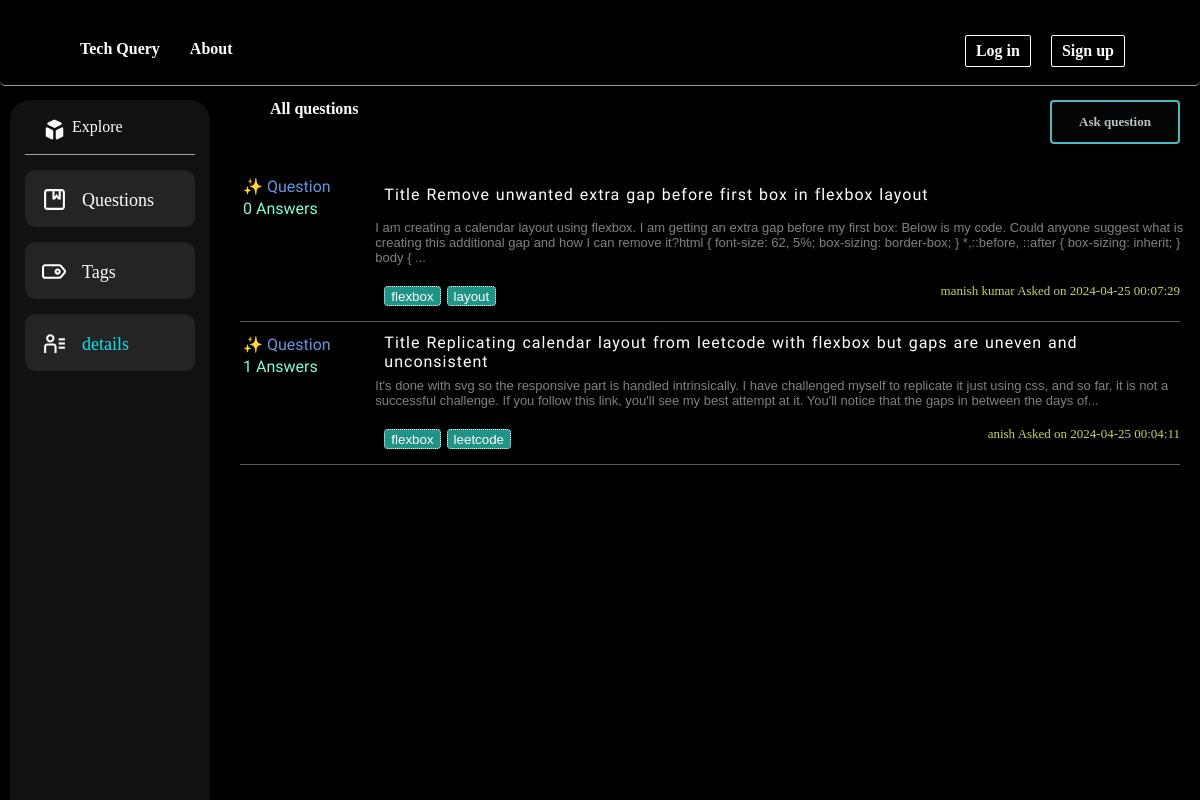
/getStarted.php, run on the app's committed database.
### tables this page shows
CREATE TABLE `questions` (
  `questionid` varchar(20) NOT NULL,
  `user_id` int(11) NOT NULL,
  `title` varchar(255) NOT NULL,
  `description` text NOT NULL,
  `qimage` varchar(500) NOT NULL,
  `questioneddate` datetime NOT NULL DEFAULT current_timestamp()
);

CREATE TABLE `users` (
  `user_id` int(11) NOT NULL,
  `username` varchar(50) NOT NULL,
  `u_email` varchar(100) NOT NULL,
  `password` varchar(255) NOT NULL,
  `joindate` date NOT NULL DEFAULT current_timestamp()
);

### app/Main.php (called while the page is built, shortened)
<?php
class Main
{
    public function __construct()
    {
        try {
            $this->conn = new PDO(DB_TYPE . ":host=" . DB_SERVER . ";dbname=" . DB_DATABASE, DB_USER, DB_PASSWORD);
        } catch (PDOException $e) {
            echo '<h3>Database Not Connected</h3>', '<p>Please Check database connection before running this site ...</p>';
            exit;
        }
    }
}
?>

### config.php (called while the page is built, shortened)
<?php
require_once 'app/Main.php';
require_once 'app/Admin.php';
$admin = new Admin();

### app/Admin.php (called while the page is built, shortened)
<?php
class Admin extends Main
{
	public function ret($stmt)
	{
		$stmt = $this->conn->prepare($stmt);
		$stmt->execute();
		return $stmt;
	}
}
?>

### getStarted.php (the view, shortened to what this page needs)
<?php
function limitWords($string, $word_limit)
{
    $words = explode(" ", $string);
    return implode(" ", array_slice($words, 0, $word_limit)) . (count($words) > $word_limit ? "..." : "");
}
?>
<!DOCTYPE html>
<html lang="en">
<head>
    <link rel="stylesheet" href="css/header.css">
    <link rel="stylesheet" href="css/getStarted.css">
    <link rel="stylesheet" href="css/sidebar.css">
</head>
<body>
    <div class="fixed">
        <?php include "includes/header.php"; ?>
    </div>
    <?php include "includes/sidebar.php"; ?>
    <div style="padding-top:60px ;">
        <div class="content">
            <h4>All questions</h4>
            <?php if (isset($row['user_id'])): ?>
                <a href="askquestion.php" class="btn">Ask question</a>
            <?php else: ?>
                <a href="" class="btn">Ask question</a>
            <?php endif; ?>
        </div>
    </div>
    <?php
    $stmt = $admin->ret("SELECT q.questionid, q.title, q.description AS `desc`, q.questioneddate, u.username AS username, GROUP_CONCAT(t.tagname SEPARATOR ',') AS tags
            FROM questions AS q
            JOIN questiontag AS qt ON q.questionid = qt.questionid
            JOIN tags AS t ON qt.tagid = t.tagid
            JOIN users AS u ON q.user_id = u.user_id
            GROUP BY q.questionid
            ORDER BY q.questioneddate DESC");
    if ($stmt) {
        while ($row = $stmt->fetch(PDO::FETCH_ASSOC)) {
            $stma = $admin->ret("SELECT COUNT(*) AS answer_count
                                FROM `answers`
                                WHERE `questionid` = '{$row['questionid']}'");
            $acount = $stma->fetch(PDO::FETCH_ASSOC)['answer_count'];
            ?>
            <div class="card">
                <div class="cardsec1">
                    <p style="margin: 3px;color: #6696de;">✨ Question </p>
                    <p style="margin: 3px;color: aquamarine;"><?php echo $acount ?> Answers</p>
                </div>
                <div class="cardsec2">
                    <div style="word-spacing: 1px;letter-spacing: 1px;display:flex;"><a
                            href="preview.php?question_id=<?php echo $row['questionid']; ?>&qusername=<?php echo $row['username']; ?>"
                            style="margin:3px;">Title <?php echo $row['title']; ?></a>
                    </div>
                    <div
                        style="width:100%;font-size: small; color: gray;font-family:'Lucida Sans', 'Lucida Sans Regular', 'Lucida Grande', 'Lucida Sans Unicode', Geneva, Verdana, sans-serif;">
                        <?php echo limitWords($row['desc'], 50); ?>
                    </div>
                    <div class="btnasked">
                        <div>
                            <?php
                            $tags = explode(',', $row['tags']);
                            foreach ($tags as $tag) {
                                echo '<button class="tagbtn">' . $tag . '</button>';
                            }
                            ?>
                        </div>
                        <div class="qasked"><?php echo $row['username']; ?> Asked on <?php echo $row['questioneddate']; ?>
                        </div>
                    </div>
                </div>
            </div>
            <?php
        }
    } else {
        echo "No questions found.";
    }
    ?>
</body>
</html>

### includes/header.php (shortened to what this page needs)
<?php
include 'config.php';
?>
<header>
    <div>
        <div>Tech Query</div>
        <div>About</div>
    </div>
    <div>
        <?php if (isset($row['user_id'])): ?>
            <a href="userProfile.php"><?php echo $row['username']; ?></a>
            <a href="controller/u_logout.php" class="logBtn">Log Out</a>
        <?php else: ?>
            <a href="login.php" class="logBtn">Log in</a>
            <a href="signup.php" class="logBtn">Sign up</a>
        <?php endif; ?>
    </div>
</header>

### includes/sidebar.php (shortened to what this page needs)
<div class="sidebar ">
    <div class="sidehead">
        <p>
            Explore
        </p>
    </div>
    <div class="sidecon">
        <a href="getStarted.php">Questions</a>
    </div>
    <div class="sidecon">
        <a href="tagsPage.php">Tags</a>
    </div>
    <div class="sidecon">
        <a href="userProfile.php" style="color:rgb(8, 226, 238);">details</a>
    </div>
</div>

### css/header.css (style rules this page uses)
header { display: flex; justify-content: space-between; z-index: 9999; font-weight: 600; border-radius: 5px; background-color: transparent; border-bottom: solid 1px rgba(250, 250, 250, 0.622); border-width: thin; padding: 10px 50px; height: 65px; backdrop-filter: brightness(110%) blur(6px); }
.fixed { position: fixed; width: 100%; }
body { margin: 0; padding: 0; background-color: #000000; font-family: "Shadows Into Light Two", cursive; }
.logBtn { background-color: transparent; color: rgb(252, 252, 252); border-radius: 2px; border: solid 1px white; cursor: cell; transition: 1s; }
div a { display: flex; justify-content: center; align-items: center; margin: 10px; padding: 10px; height: 10px; text-decoration: inherit; color: inherit; }
header div { display: flex; padding: 15px; }

### css/getStarted.css (style rules this page uses)
body { color: white; }
.content { margin-left: 250px; padding: 20px; display: flex; justify-content: space-between; margin-top: 20px; }
.btn { align-items: center; background-color: #040505; border: 2px solid rgba(97, 224, 238, 0.821); border-radius: .25rem; box-shadow: rgba(0, 0, 0, 0.02) 0 1px 3px 0; box-sizing: border-box; color: rgba(217, 228, 230, 0.85); cursor: pointer; display: inline-flex; font-size: 13px; font-weight: 600; justify-content: center; line-height: 1.25; margin: 0; height: 15px; padding: 20px; position: relative; text-decoration: none; transition: all 250ms; user-select: none; -webkit-user-select: none; touch-action: manipulation; vertical-align: baseline; width: 130px; }
.card { border-bottom: 1px solid rgba(165, 161, 161, 0.552); display: flex; font-family: "Calistoga", serif; margin-left: 240px; margin-right: 20px; margin-top: 10px; }
.cardsec1 { width: 150px; }
.cardsec2 a { padding: 6px; }
.cardsec2 { width: fit-content; }
.cardsec2 div { padding: 6px; }
h4 { margin: 0; }
.tagbtn { background: #1f9486; border: 1px dotted white; color: white; width: auto; height: 20px; padding: auto; border-radius: 4px; margin: 3px; }
.qasked { color: rgb(195, 213, 95); font-family: Georgia, 'Times New Roman', Times, serif; font-size: small; }
.btnasked { width: 100%; display: flex; justify-content: space-between; }

### css/sidebar.css (style rules this page uses)
body { color: white; }
.sidebar { height: 100%; width: 200px; position: fixed; top: 100px; left: 0; margin: 10px; background-color: #111111; padding-top: 0px; margin-top: 0px; border-radius: 20px; padding-bottom: 20px; }
svg { height: 25px; width: 35px; padding-top: 15px; padding-left: 10px; }
.sidebar a { text-decoration: none; font-size: 18px; border-radius: 10px; margin-bottom: 10px; justify-content: start; padding-left: 0px; padding-top: 13px; }
.sidehead { border-bottom: solid 1px rgba(242, 232, 232, 0.652); display: flex; padding: 2px; margin: 15px; margin-top: 0px; }
.sidecon { display: flex; padding: 2px; margin: 15px; border-radius: 10px; transition: 1s; background-color: rgba(86, 84, 84, 0.288); }

### data on the page
questions: acount "0", title "Remove unwanted extra gap before first box in flexbox layout", description "I am creating a calendar layout using flexbox. I am getting an extra gap before my first box: Below is my code. Could anyone suggest what is creating this additional gap and how I can remove it?html { font-size: 62, 5%; box-sizing: border-box; } *,::before, ::after { box-sizing: inherit; } body { ...", tag "flexbox", tag "layout", user.username "manish kumar", questioneddate "2024-04-25 00:07:29"
questions: acount "1", title "Replicating calendar layout from leetcode with flexbox but gaps are uneven and unconsistent", description "It's done with svg so the responsive part is handled intrinsically. I have challenged myself to replicate it just using css, and so far, it is not a successful challenge. If you follow this link, you'll see my best attempt at it. You'll notice that the gaps in between the days of...", tag "flexbox", tag "leetcode", user.username "anish", questioneddate "2024-04-25 00:04:11"
